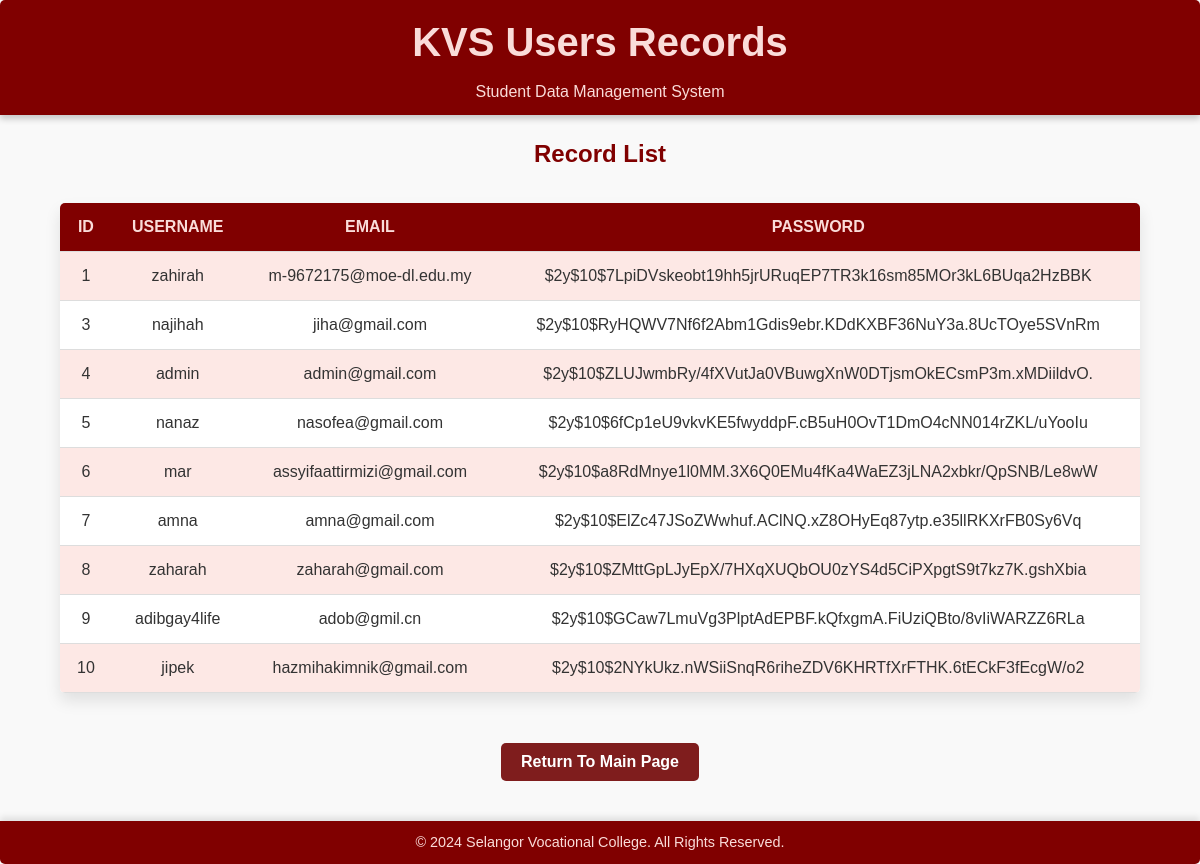
Page /clinic/users.php on the committed database.
### tables this page shows
CREATE TABLE `users` (
  `id` int(11) NOT NULL,
  `username` varchar(50) NOT NULL,
  `email` varchar(100) NOT NULL,
  `password` varchar(255) NOT NULL
);

### clinic/users.php (the view, shortened to what this page needs)
<html>
<head>
</head>
<body>
    <div class="header">
<h1>KVS Users Records</h1>
<p>Student Data Management System</p>
    </div>
    <h2 style="text-align: center; margin-top: 20px; color: #800000;">Record List</h2>
    <table>
        <tr>
            <th>ID</th>
            <th>USERNAME</th>
            <th>EMAIL</th>
            <th>PASSWORD</th>
        </tr>
        <?php
        include('config.php');
        $papar = mysqli_query($mysqli, "SELECT * FROM users");
        while ($res = mysqli_fetch_assoc($papar)) {
            echo "<tr>";
            echo "<td>".$res['id']."</td>";
            echo "<td>".$res['username']."</td>";
            echo "<td>".$res['email']."</td>";
            echo "<td>".$res['password']."</td>";
            echo "</tr>";
        }
        ?>
    </table>
    <center>
        <a href="admainpage.html"><button>Return To Main Page</button></a>
    </center>
    <div class="footer">
        <p>&copy; 2024 Selangor Vocational College. All Rights Reserved.</p>
    </div>
</body>
</html>

### clinic/users.php (style rules this page uses)
* { margin: 0; padding: 0; box-sizing: border-box; }
body { font-family: 'Arial', sans-serif; background-color: #F9F9F9; color: #333; line-height: 1.6; }
.header { background-color: #800000; color: #FADCD9; padding: 10px 20px; text-align: center; border-radius: 5px 5px 0 0; box-shadow: 0 4px 6px rgba(0, 0, 0, 0.2); }
.header h1 { font-size: 2.5rem; margin-bottom: 5px; }
.header p { font-size: 1rem; }
button { background-color: #7f1d1d; color: white; border: none; padding: 10px 20px; margin-top: 20px; cursor: pointer; border-radius: 5px; font-size: 1rem; font-weight: bold; transition: background-color 0.3s; }
table { width: 90%; margin: 30px auto; border-collapse: collapse; background-color: #FFFFFF; border-radius: 5px; overflow: hidden; box-shadow: 0 8px 16px rgba(0, 0, 0, 0.1); }
table th, table td { padding: 15px; text-align: center; border-bottom: 1px solid #ddd; }
table th { background-color: #800000; color: #FADCD9; font-weight: bold; }
table tr:nth-child(even) { background-color: #FDE8E5; }
.footer { background-color: #800000; color: #FADCD9; text-align: center; padding: 10px 20px; margin-top: 40px; border-radius: 0 0 5px 5px; box-shadow: 0 -4px 6px rgba(0, 0, 0, 0.1); }
.footer p { font-size: 0.9rem; }

### rows in the picture
users: id "1", username "zahirah", email "m-9672175@moe-dl.edu.my", password "$2y$10$7LpiDVskeobt19hh5jrURuqEP7TR3k16sm85MOr3kL6BUqa2HzBBK"
users: id "3", username "najihah", email "jiha@gmail.com", password "$2y$10$RyHQWV7Nf6f2Abm1Gdis9ebr.KDdKXBF36NuY3a.8UcTOye5SVnRm"
users: id "4", username "admin", email "admin@gmail.com", password "$2y$10$ZLUJwmbRy/4fXVutJa0VBuwgXnW0DTjsmOkECsmP3m.xMDiildvO."
users: id "5", username "nanaz", email "nasofea@gmail.com", password "$2y$10$6fCp1eU9vkvKE5fwyddpF.cB5uH0OvT1DmO4cNN014rZKL/uYooIu"
users: id "6", username "mar", email "assyifaattirmizi@gmail.com", password "$2y$10$a8RdMnye1l0MM.3X6Q0EMu4fKa4WaEZ3jLNA2xbkr/QpSNB/Le8wW"
users: id "7", username "amna", email "amna@gmail.com", password "$2y$10$ElZc47JSoZWwhuf.AClNQ.xZ8OHyEq87ytp.e35llRKXrFB0Sy6Vq"
users: id "8", username "zaharah", email "zaharah@gmail.com", password "$2y$10$ZMttGpLJyEpX/7HXqXUQbOU0zYS4d5CiPXpgtS9t7kz7K.gshXbia"
users: id "9", username "adibgay4life", email "adob@gmil.cn", password "$2y$10$GCaw7LmuVg3PlptAdEPBF.kQfxgmA.FiUziQBto/8vIiWARZZ6RLa"
users: id "10", username "jipek", email "hazmihakimnik@gmail.com", password "$2y$10$2NYkUkz.nWSiiSnqR6riheZDV6KHRTfXrFTHK.6tECkF3fEcgW/o2"
